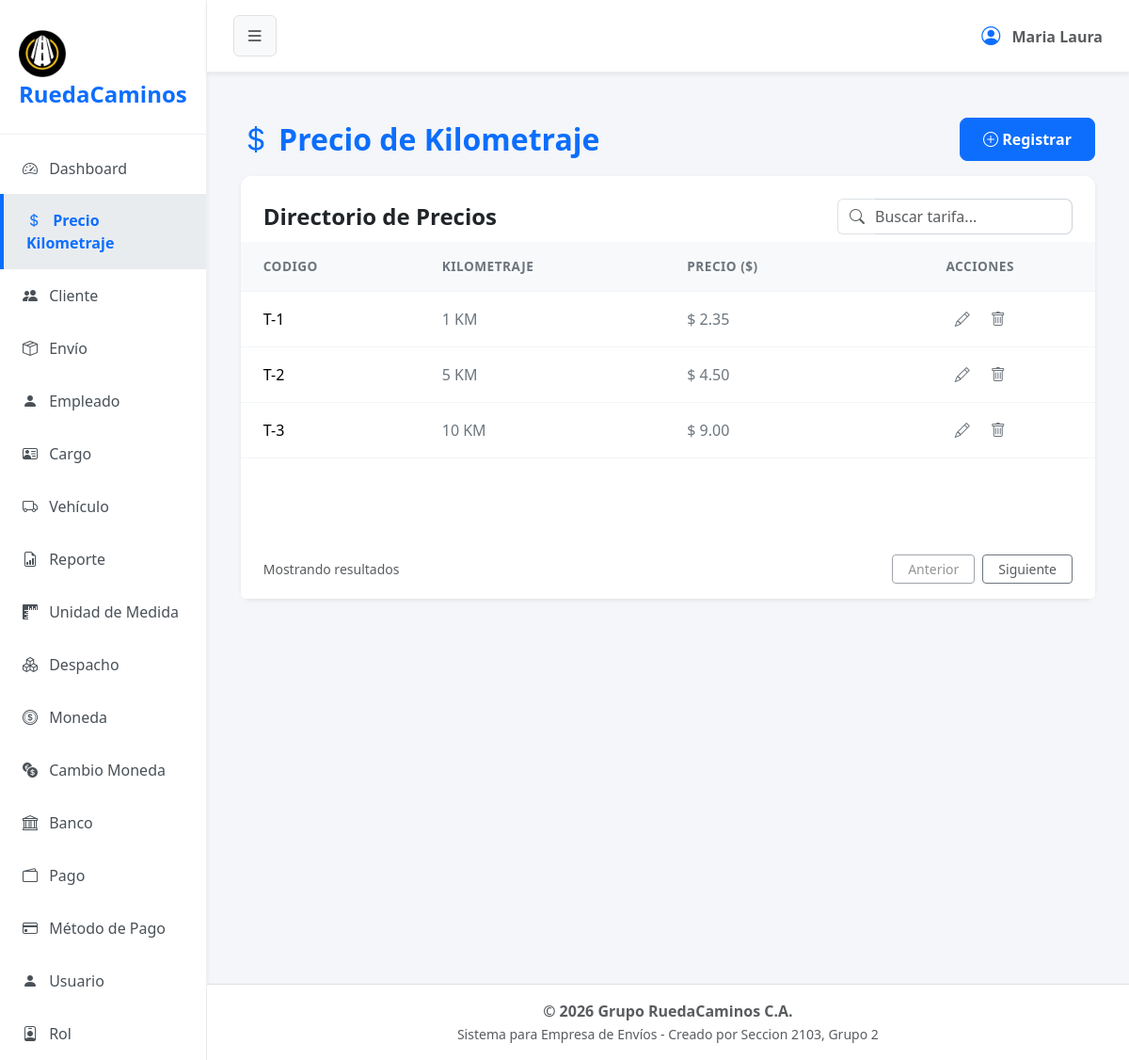
The page /?url=kilometraje on the database as committed earlier.
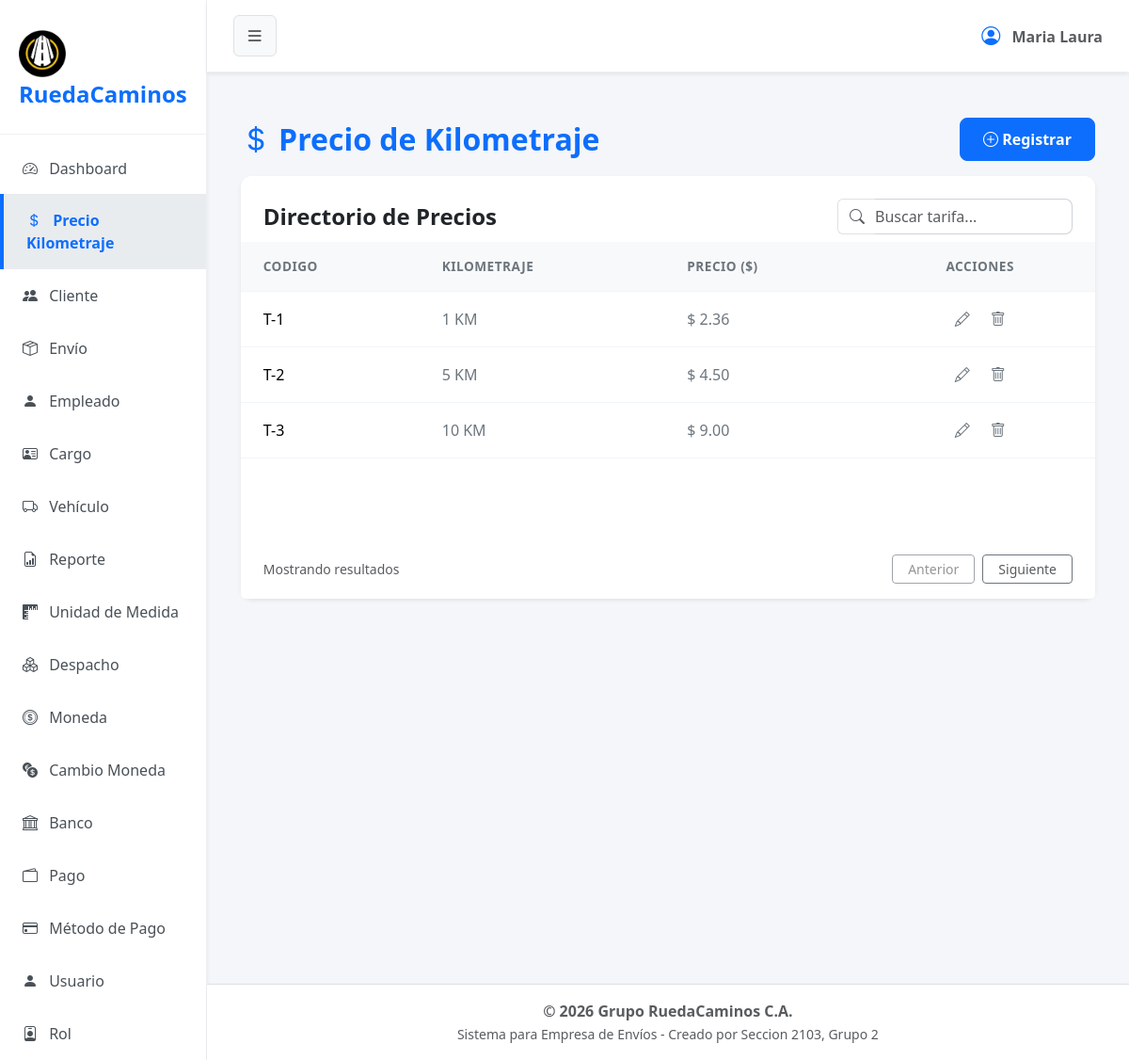
The same page on the database as committed later.
### tables this page shows
CREATE TABLE `precio_kilometraje` (
  `cod_preciokilometraje` int(11) NOT NULL,
  `kilometraje` decimal(7,2) NOT NULL,
  `monto_tarifa` decimal(7,2) NOT NULL,
  `estado` tinyint(1) NOT NULL
);

### app/controller/kilometrajeController.php (called while the page is built, shortened)
<?php
$kilometraje = new Kilometraje();
$registros = $kilometraje->obt_RegistrosKilometraje();
include 'app/view/layout/header.php';
include 'app/view/kilometraje/kilometraje.php';
include 'app/view/layout/footer.php';
?>

### index.php (called while the page is built, shortened)
<?php
    $frontController = new FrontController();
?>

### app/config/Conexion.php (called while the page is built, shortened)
<?php
abstract class Conexion
{
    public $host = "localhost";
    public $namedb = "grupo_ruedacaminos";
    public $userdb = "root";
    public $passwd = "";
    public function __construct()
    {
        $this->conexion = $this->getConnection();
    }
    public function getConnection(): PDO
    {
        try {
            $dsn = "mysql:host=" . $this->host . ";dbname=" . $this->namedb . ";charset=utf8";
            $conexion = new PDO($dsn, $this->userdb, $this->passwd);
            $conexion->setAttribute(PDO::ATTR_ERRMODE, PDO::ERRMODE_EXCEPTION);
        } catch (PDOException $error) {
            die('No se pudo conectar a la base de datos, error:' . $error->getMessage());
        }
        return $conexion;
    }
}

### app/model/Kilometraje.php (called while the page is built, shortened)
<?php
class Kilometraje extends Conexion
{
    public function obt_RegistrosKilometraje() {
        $sentencia = "SELECT * FROM precio_kilometraje WHERE estado = 1";
        $select = $this->conexion->prepare($sentencia);
        $select->execute();
        return $select->fetchAll(\PDO::FETCH_ASSOC);
    }
}

### app/view/kilometraje/componentes/tabla.php (the view)
<div class="card-body p-0">
    <div class="table-responsive">
        <table class="table table-hover align-middle mb-0" id="tablaPrecios">
            <thead class="table-light table-header-custom">
                <tr>
                    <th class="ps-4">CODIGO</th>
                    <th>KILOMETRAJE</th>
                    <th>PRECIO ($)</th>
                    <th class="pe-4 text-center">ACCIONES</th>
                </tr>
            </thead>
            <tbody>
                <?php
                if (!empty($registros)) {
                    foreach ($registros as $fila): ?>
                        <tr>
                            <td class="ps-4 fw-medium">T-<?= $fila['cod_preciokilometraje'] ?></td>
                            <td class="text-secondary"><?= str_replace('.', ',', (float)$fila['kilometraje']) ?> KM</td>
                            <td class="text-secondary">$ <?= number_format($fila['monto_tarifa'], 2) ?></td>
                            <td class="pe-4 text-center">
                                <button type="button" class="btn btn-link text-secondary p-0 m-0 align-baseline me-3 btn-editar" title="Editar"
                                    data-bs-toggle="modal" data-bs-target="#modalEditar"
                                    data-id="<?= $fila['cod_preciokilometraje'] ?>"
                                    data-kilometraje="<?= (float)$fila['kilometraje'] ?>"
                                    data-precio="<?= $fila['monto_tarifa'] ?>">
                                    <i class="bi bi-pencil"></i>
                                </button>
                                <button type="button" class="btn btn-link text-secondary p-0 m-0 align-baseline btn-eliminar" title="Eliminar"
                                    data-id="<?= $fila['cod_preciokilometraje'] ?>">
                                    <i class="bi bi-trash"></i>
                                </button>
                            </td>
                        </tr>
                    <?php endforeach;
                } else {
                    echo "<tr><td colspan='4' class='text-center'>No hay registros disponibles.</td></tr>";
                }
                ?>
            </tbody>
        </table>
    </div>
</div>

Rows that differ between the two databases and show on the page:
changed precio_kilometraje id 1: monto_tarifa "2.35" → "2.36"
